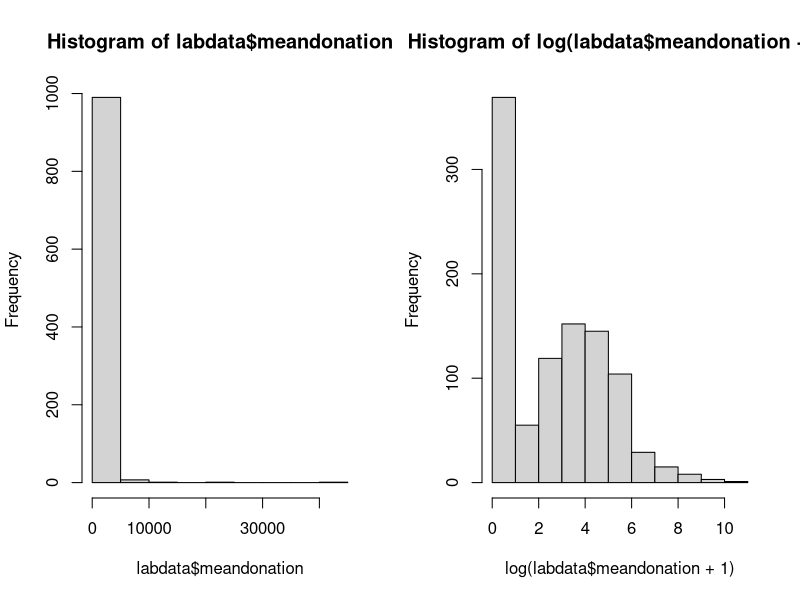
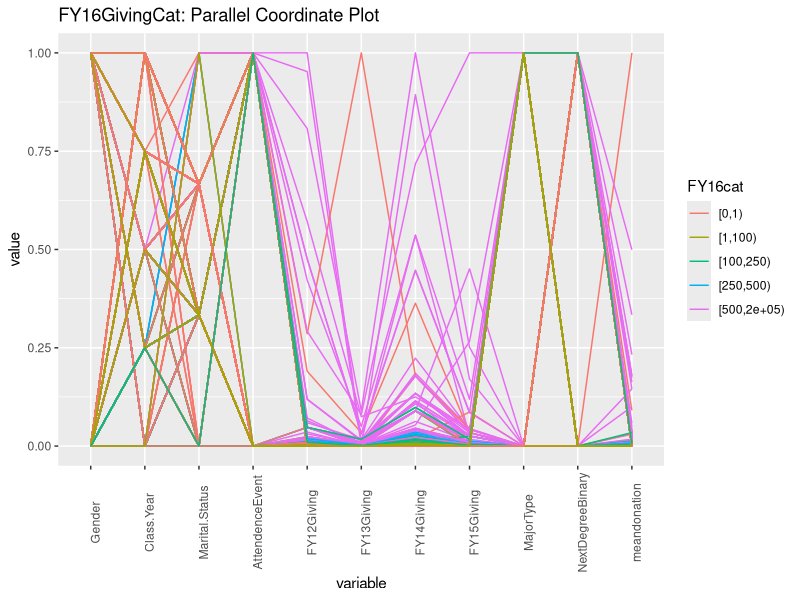
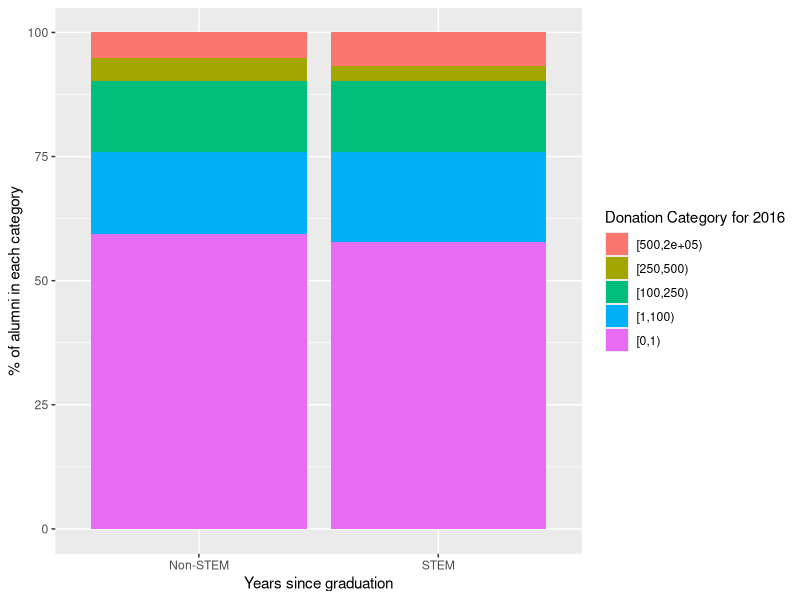
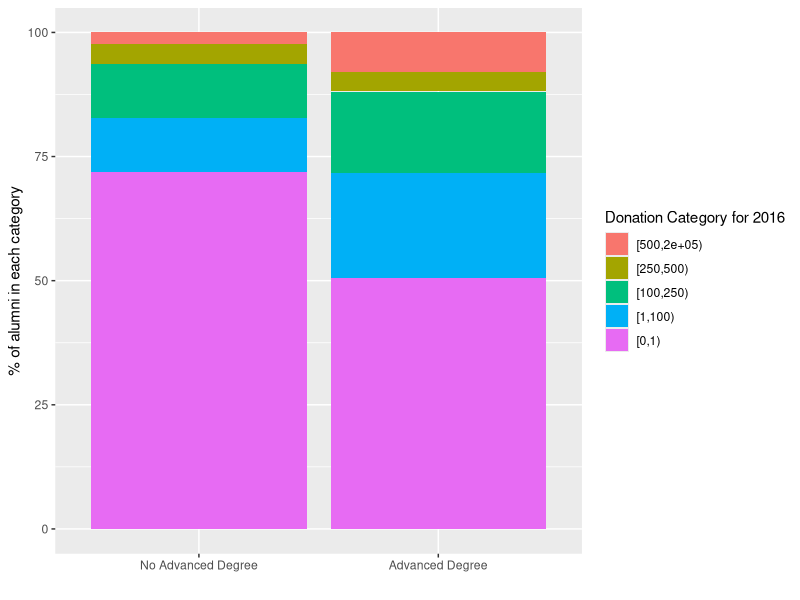
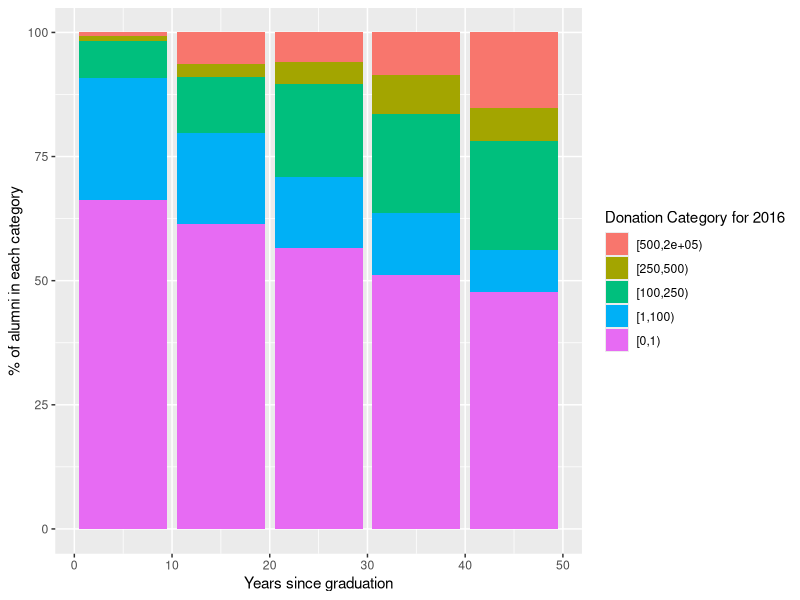
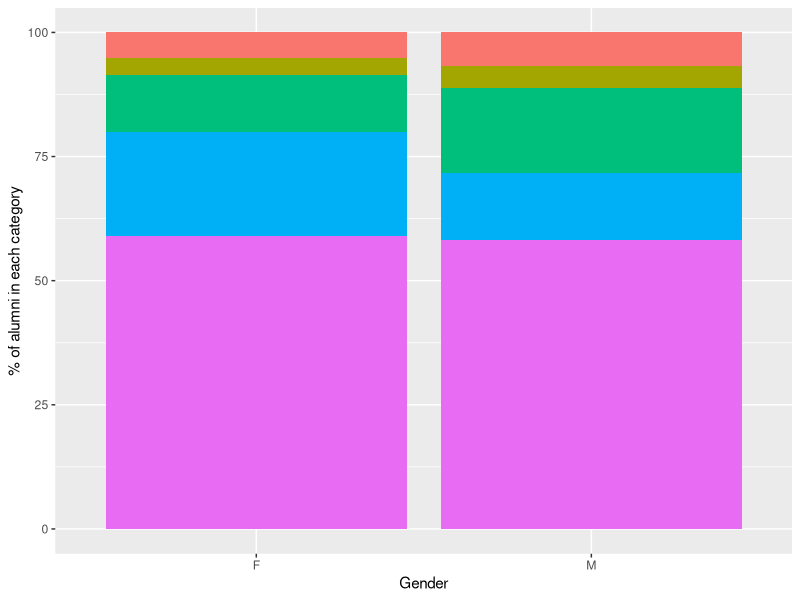
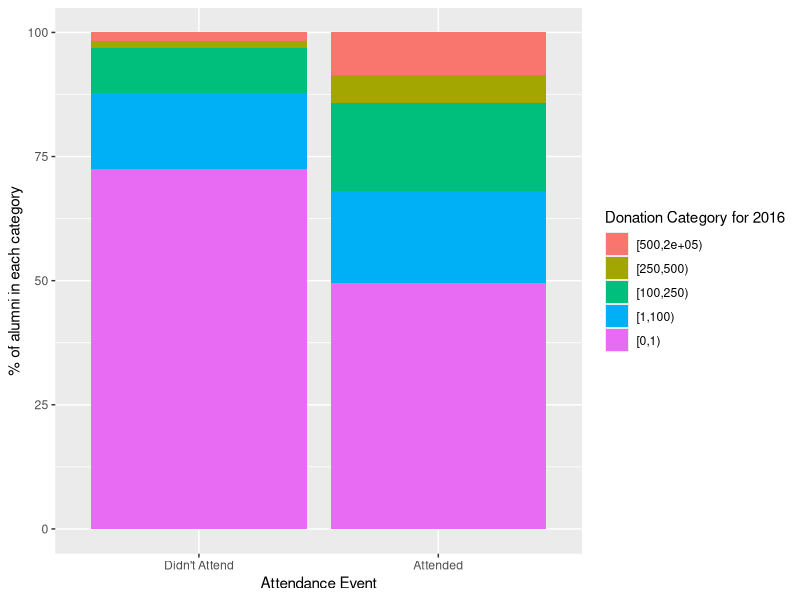
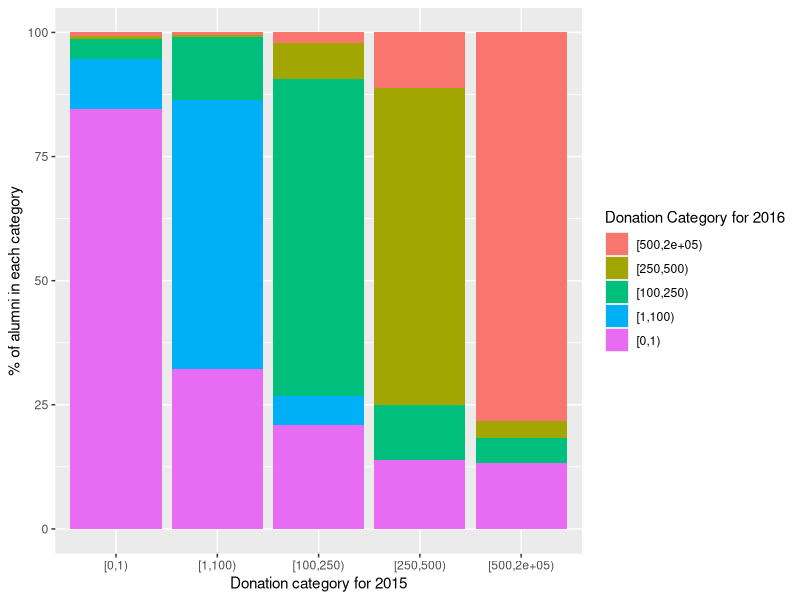

Source code (R) for these figures, in order:
## ---- chunk 1
#loading packages and data
library(ggplot2)
library(ordinal)
library(nnet)
library(caret)
library(GGally)
labdata <- read.csv('lab2data.csv')
knitr::opts_chunk$set(fig.width=8, fig.height=3) 
## ---- chunk 2
#split major into STEM and non-STEM
labdata$MajorType <- ifelse(labdata$Major=='Biology'|labdata$Major=='Economics'|
labdata$Major=='Psychology'|labdata$Major=='Physics'|
labdata$Major=='Chemistry'|labdata$Major=='Mathematics'|
labdata$Major=='General Science-Chemistry'|labdata$Major=='Economics-Business'|
labdata$Major=='General Science-Chemistry'|labdata$Major=='Sociology-Anthropology'|
labdata$Major=='General Science-Psycho'|labdata$Major=='General Science-Math'|
labdata$Major=='General Science-Biology'|labdata$Major=='Computer Science'|
labdata$Major=='General Science'|labdata$Major=='Mathematics-Physics'|
labdata$Major=='Economics-Regional Stds.'|labdata$Major=='Zoology'|
labdata$Major=='Engineering'|labdata$Major=='Sociology'|
labdata$Major=='Anthropology'|labdata$Major=='General Science-Physics',
                            "STEM", "Non-STEM")


#create simpler variable to represent if someone has an advanced degree or not
labdata$NextDegreeBinary <- ifelse(labdata$Next.Degree=='NONE', 0, 1)

#create buckets for all years
labdata$FY16cat <- cut(labdata$FY16Giving, c(0,1,100,250,500,200000), right=F)
labdata$FY15cat <- cut(labdata$FY15Giving, c(0,1,100,250,500,200000), right=F)
labdata$FY14cat <- cut(labdata$FY14Giving, c(0,1,100,250,500,200000), right=F)
labdata$FY13cat <- cut(labdata$FY13Giving, c(0,1,100,250,500,200000), right=F)
labdata$FY12cat <- cut(labdata$FY12Giving, c(0,1,100,250,500,200000), right=F)

#turn class year into years since grad to make interpretaion easier
labdata$YearsSinceGrad <- 2017 - labdata$Class.Year

#loop through data to get each person's mean donation over the past 4 years
labdata$meandonation <- NA
for (i in c(1:1000)){
  labdata[i,]$meandonation<-mean(c(labdata[i,]$FY12Giving, 
                                    labdata[i,]$FY13Giving, 
                                    labdata[i,]$FY14Giving,
                                    labdata[i,]$FY15Giving))
}

#did they give in 2015 or not?
labdata$gaveLastYear <- ifelse(labdata$FY15Giving==0,0,1)
## ---- chunk 3
table(labdata$Gender)
## ---- chunk 4
table(labdata$YearsSinceGrad)
## ---- chunk 5
table(labdata$Marital.Status)
## ---- chunk 6
length(unique(labdata$Major))
table(labdata$MajorType)
## ---- chunk 7
table(labdata$Next.Degree)
table(labdata$NextDegreeBinary)
## ---- chunk 8
table(labdata$AttendenceEvent)
## ---- chunk 9
table(labdata$FY12cat)
table(labdata$FY13cat)
table(labdata$FY14cat)
table(labdata$FY15cat)
## ---- chunk 10
table(labdata$FY16cat)
## ---- chunk 11
par(mfrow=c(1,2))
hist(labdata$meandonation)
hist(log(labdata$meandonation+1))
## ---- chunk 12
ggparcoord(labdata, columns = c(2, 3, 4, 7, 8, 9, 10, 11, 13, 14, 21), groupColumn = "FY16cat", scale = "uniminmax", scaleSummary = "center", title = "FY16GivingCat: Parallel Coordinate Plot") + theme(axis.text.x = element_text(angle = 90))
## ---- chunk 13
#code to set up visualizations
labdata_counts <- with(labdata,aggregate(MajorType,list(MajorType=MajorType),length))
labdata_agg <- with(labdata, aggregate(MajorType, list(MajorType=MajorType,
                                            FY16cat=FY16cat),length))
labdata_agg <- merge(labdata_agg, labdata_counts, by="MajorType")
labdata_agg <- setNames(labdata_agg, c("MajorType", "FY16cat", "Count", "TotalCount"))
labdata_agg$percent <- 100*labdata_agg$Count/labdata_agg$TotalCount
labdata_agg$FY16cat <- factor(labdata_agg$FY16cat,
      levels=c("[500,2e+05)","[250,500)","[100,250)","[1,100)","[0,1)"))

ggp_MajorType <- ggplot(labdata_agg, aes(x=MajorType,y=percent))+ geom_bar(stat="identity", aes(fill=FY16cat))+
  ylab("% of alumni in each category")+xlab("Years since graduation")+
  scale_fill_discrete(name="Donation Category for 2016")

labdata_counts <- with(labdata,aggregate(YearsSinceGrad,list(YearsSinceGrad=YearsSinceGrad),length))
labdata_agg <- with(labdata,aggregate(YearsSinceGrad, list(YearsSinceGrad=YearsSinceGrad,FY16cat=FY16cat),length))
labdata_agg <- merge(labdata_agg, labdata_counts, by="YearsSinceGrad")
labdata_agg <- setNames(labdata_agg, c("YearsSinceGrad", "FY16cat", "Count", "TotalCount"))
labdata_agg$percent <- 100*labdata_agg$Count/labdata_agg$TotalCount
labdata_agg$FY16cat <- factor(labdata_agg$FY16cat,
      levels=c("[500,2e+05)","[250,500)","[100,250)","[1,100)","[0,1)"))

ggp_yearsincegrad <- ggplot(labdata_agg, aes(x=YearsSinceGrad,y=percent))+ geom_bar(stat="identity", aes(fill=FY16cat))+
  ylab("% of alumni in each category")+xlab("Years since graduation")+
  scale_fill_discrete(name="Donation Category for 2016")

labdata_counts <- with(labdata,aggregate(Gender,list(Gender=Gender),length))
labdata_agg <- with(labdata,aggregate(Gender, list(Gender=Gender,FY16cat=FY16cat),length))
labdata_agg <- merge(labdata_agg, labdata_counts, by="Gender")
labdata_agg <- setNames(labdata_agg, c("Gender", "FY16cat", "Count", "TotalCount"))
labdata_agg$percent <- 100*labdata_agg$Count/labdata_agg$TotalCount
labdata_agg$FY16cat <- factor(labdata_agg$FY16cat,
      levels=c("[500,2e+05)","[250,500)","[100,250)","[1,100)","[0,1)"))

ggp_gender <- ggplot(labdata_agg, aes(x=Gender,y=percent))+
  geom_bar(stat="identity", aes(fill=FY16cat))+
  ylab("% of alumni in each category")+xlab("Gender")+
  scale_fill_discrete(name="Donation Category for 2016")+guides(fill=F)

labdata_counts <- with(labdata,aggregate(AttendenceEvent,list(AttendenceEvent=AttendenceEvent),length))
labdata_agg <- with(labdata,aggregate(AttendenceEvent, list(AttendenceEvent=AttendenceEvent,FY16cat=FY16cat),length))
labdata_agg <- merge(labdata_agg, labdata_counts, by="AttendenceEvent")
labdata_agg <- setNames(labdata_agg, c("AttendenceEvent", "FY16cat", "Count", "TotalCount"))
labdata_agg$percent <- 100*labdata_agg$Count/labdata_agg$TotalCount
labdata_agg$FY16cat <- factor(labdata_agg$FY16cat,
      levels=c("[500,2e+05)","[250,500)","[100,250)","[1,100)","[0,1)"))

ggp_aevent <- ggplot(labdata_agg, aes(x=as.factor(AttendenceEvent),y=percent))+ geom_bar(stat="identity", aes(fill=FY16cat))+
  ylab("% of alumni in each category")+xlab("Donation category for 2015")+
  scale_fill_discrete(name="Donation Category for 2016")+
  xlab("Attendance Event")+scale_x_discrete(labels=c("Didn't Attend", "Attended"))

labdata_counts <- with(labdata,aggregate(NextDegreeBinary,list(NextDegreeBinary=NextDegreeBinary),length))
labdata_agg <- with(labdata,aggregate(NextDegreeBinary, list(NextDegreeBinary=NextDegreeBinary,FY16cat=FY16cat),length))
labdata_agg <- merge(labdata_agg, labdata_counts, by="NextDegreeBinary")
labdata_agg <- setNames(labdata_agg, c("NextDegreeBinary", "FY16cat", "Count", "TotalCount"))
labdata_agg$percent <- 100*labdata_agg$Count/labdata_agg$TotalCount
labdata_agg$FY16cat <- factor(labdata_agg$FY16cat,
      levels=c("[500,2e+05)","[250,500)","[100,250)","[1,100)","[0,1)"))

ggp_nextdegree <- ggplot(labdata_agg, aes(x=as.factor(NextDegreeBinary),y=percent))+ geom_bar(stat="identity", aes(fill=FY16cat))+
  ylab("% of alumni in each category")+xlab("Donation category for 2015")+
  scale_fill_discrete(name="Donation Category for 2016")+
  xlab("")+scale_x_discrete(labels=c("No Advanced Degree", "Advanced Degree"))

labdata_counts <- with(labdata,aggregate(FY15cat,list(FY15cat=FY15cat),length))
labdata_agg <- with(labdata,aggregate(FY15cat, list(FY15cat=FY15cat,FY16cat=FY16cat),
                    length))
labdata_agg <- merge(labdata_agg, labdata_counts, by="FY15cat")
labdata_agg <- setNames(labdata_agg, c("FY15cat", "FY16cat", "Count", "TotalCount"))
labdata_agg$percent <- 100*labdata_agg$Count/labdata_agg$TotalCount
labdata_agg$FY16cat <- factor(labdata_agg$FY16cat,
      levels=c("[500,2e+05)","[250,500)","[100,250)","[1,100)","[0,1)"))

ggp_FY15cat <- ggplot(labdata_agg, aes(x=FY15cat,y=percent))+ geom_bar(stat="identity", aes(fill=FY16cat))+
  ylab("% of alumni in each category")+xlab("Donation category for 2015")+
  scale_fill_discrete(name="Donation Category for 2016")
## ---- chunk 14
ggp_MajorType
## ---- chunk 15
ggp_nextdegree
## ---- chunk 16
ggp_yearsincegrad
## ---- chunk 17
ggp_gender
## ---- chunk 18
ggp_aevent
## ---- chunk 19
ggp_FY15cat
## ---- chunk 20
ggp <- ggplot(labdata, aes(x=log(meandonation+1)/log(10), y=log(FY16Giving+1)/log(10), 
                           group=FY15cat, color=FY15cat))

ggp + geom_point() + geom_smooth(method="lm", se=F)+
  xlab("Mean donation 2012-2015 (dollars)")+ylab("2016 donation (dollars)")+
  scale_x_continuous(breaks=c(0,1,2,3,4), labels=c("0", "10", "100", "1,000", "10,000"))+
    scale_y_continuous(breaks=c(0,1,2,3,4), labels=c("0", "10", "100", "1,000", "10,000"))
## ---- chunk 21
library(car)
set.seed(107)
sample <- sample.int(n = nrow(labdata), size = floor(.75*nrow(labdata)), replace = F)
train <- labdata[sample, ]
test  <- labdata[-sample, ]
## ---- chunk 22
mn.model <- multinom(FY16cat ~ AttendenceEvent + Gender + Class.Year  + Marital.Status + NextDegreeBinary + FY12Giving + FY13Giving + FY14Giving + FY15Giving, data=train)
mn.model$AIC
## ---- chunk 23
Anova(mn.model)
## ---- chunk 24
mn.preds <- predict(mn.model, test, type="class")
confusionMatrix(mn.preds, test$FY16cat)
## ---- chunk 25
mn.model <- multinom(FY16cat ~ AttendenceEvent + Gender + NextDegreeBinary + as.ordered(YearsSinceGrad) + log(meandonation+1) * gaveLastYear, data=train)
summary(mn.model)
## ---- chunk 26
Anova(mn.model)
## ---- chunk 27
mn.preds <- predict(mn.model, test, type="class")
confusionMatrix(mn.preds, test$FY16cat)
## ---- chunk 28
ord.model <- clm(FY16cat ~ AttendenceEvent + Gender + NextDegreeBinary + as.ordered(YearsSinceGrad) + log(meandonation+1) * gaveLastYear, data=train)
summary(ord.model)
## ---- chunk 29
Anova(ord.model)
## ---- chunk 30
ord.preds <- predict(ord.model, test, type="class")
confusionMatrix(ord.preds$fit, test$FY16cat)
